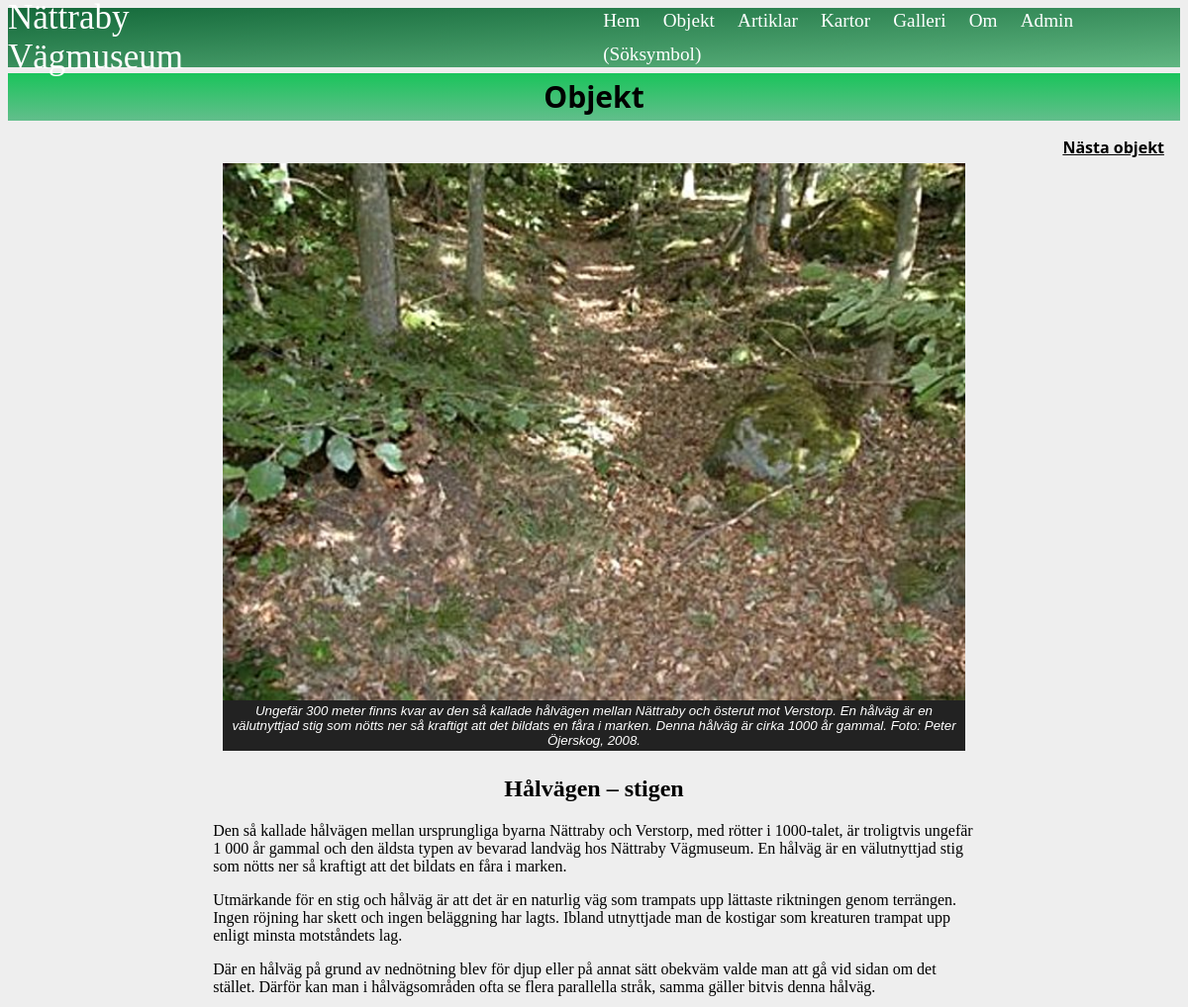
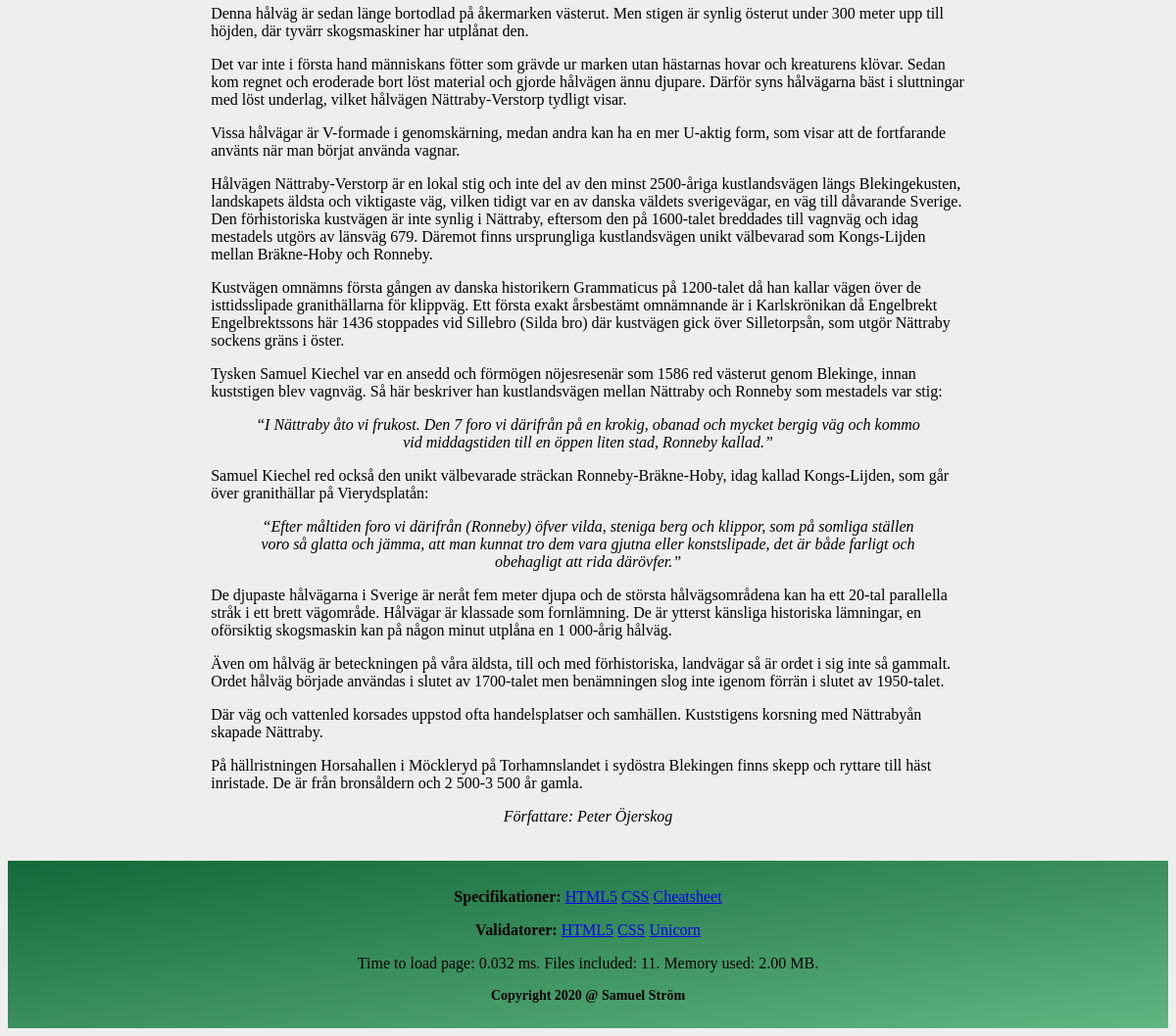
Before: /object.php?page=object-info&name=halvagen with the older database file (2 pictures, top to bottom).
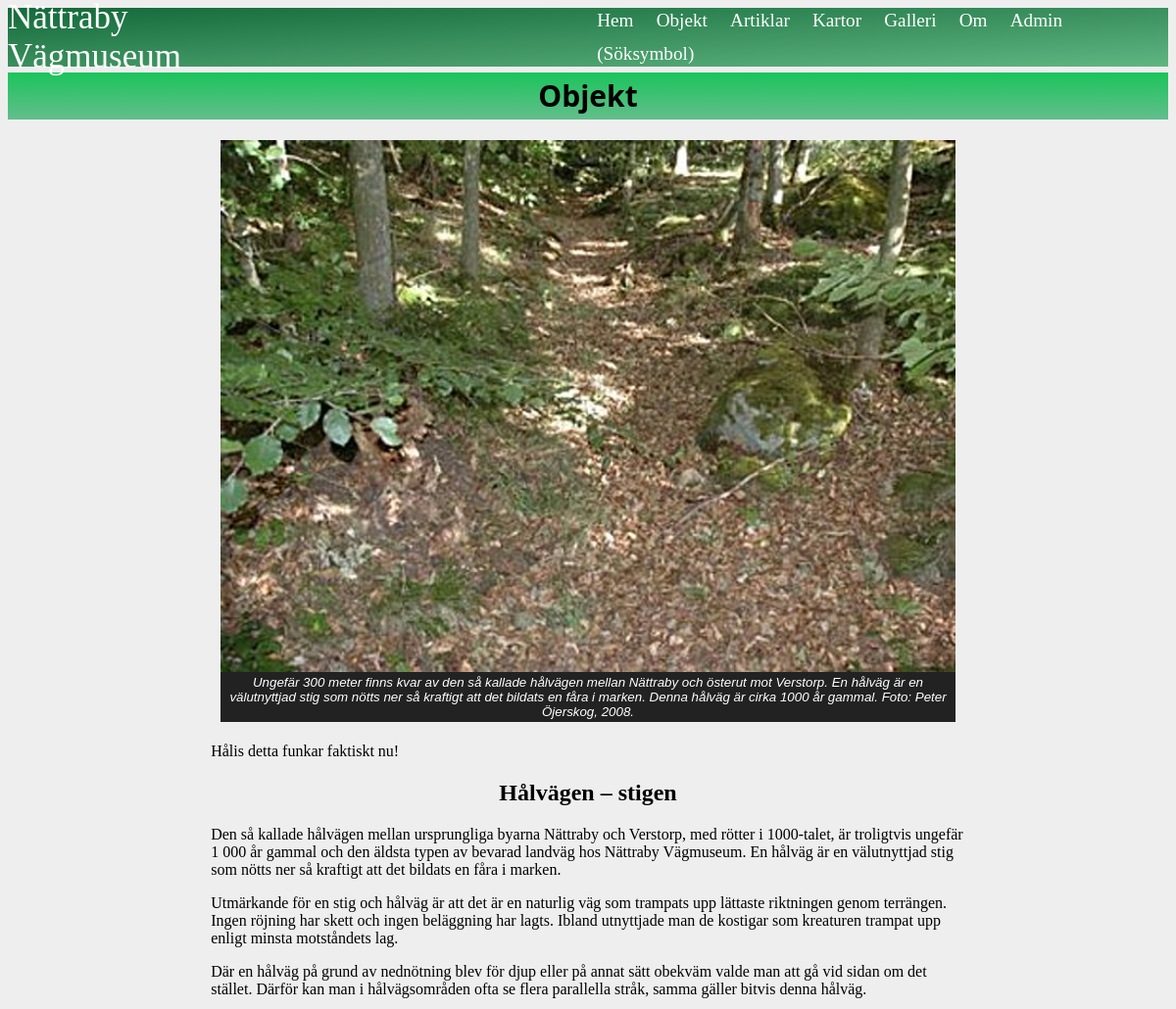
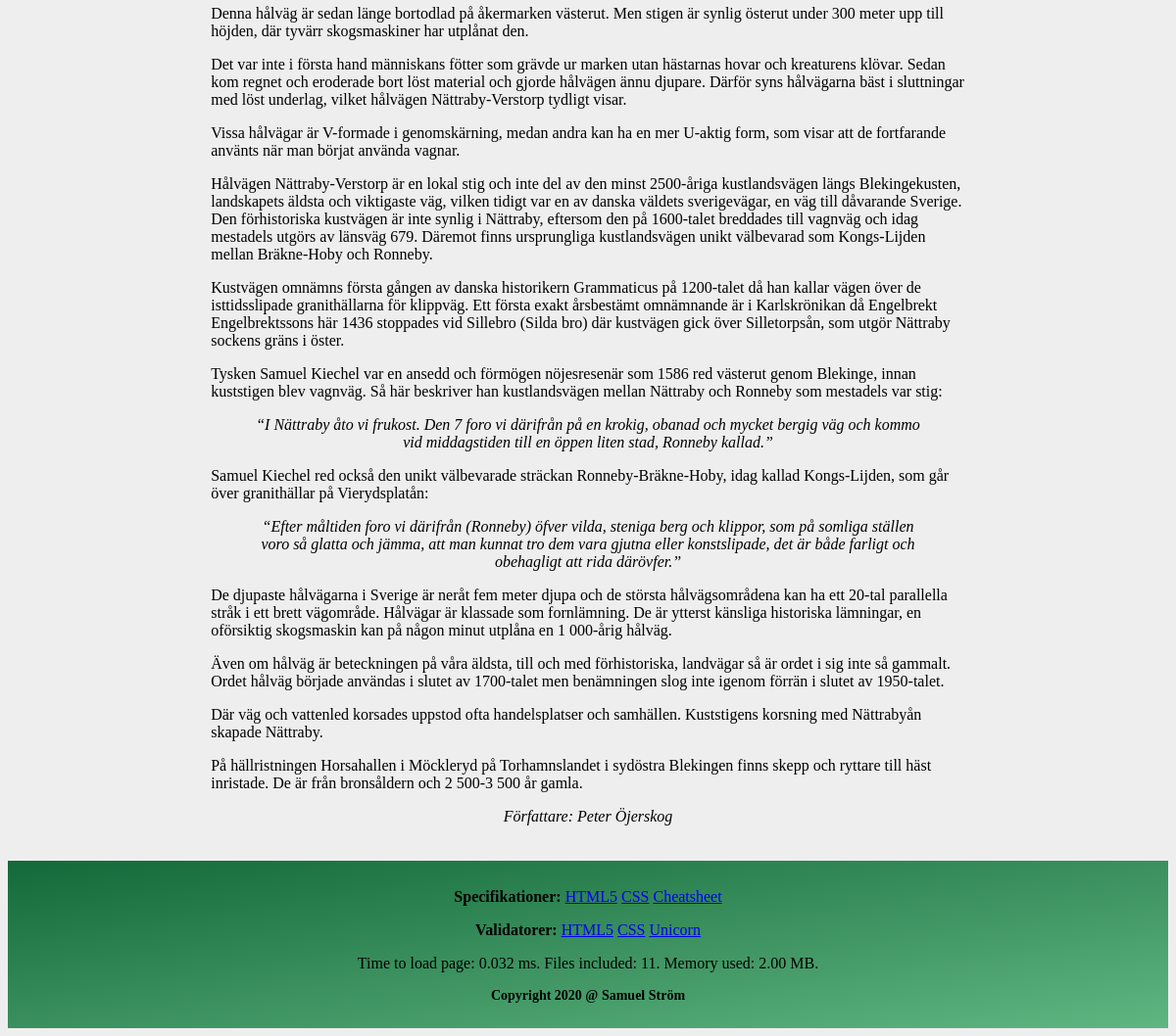
After: the same page with the newer database file (2 pictures, top to bottom).
### tables this page shows
CREATE TABLE object(
  id INT,
  name TEXT,
  title TEXT,
  data TEXT,
  author TEXT,
  gps TEXT,
  mapImage TEXT,
  image1 TEXT,
  image1Alt TEXT,
  image1Text,
  TEXT,
  image2 TEXT,
  image2Alt TEXT,
  image2Text TEXT
);

### object.php (called while the page is built, shortened)
<?php
require __DIR__ . "/src/functions.php";
$pageReference = $_GET["page"] ?? "index";
$base = basename(__FILE__, ".php");
$pages = [
    "index" => [
        "title" => null,
        "file" => __DIR__ . "/$base/index.php",
    ],
    "object-info" => [
        "title" => null,
        "file" => __DIR__ . "/$base/object-info.php",
    ],
];
$page = $pages[$pageReference] ?? null;
$title = " Objekt";
require __DIR__ . "/incl/header.php";
require __DIR__ . "/incl/multipage.php";
require __DIR__ . "/incl/footer.php";

### src/functions.php (called while the page is built, shortened)
        <?php
function nameNextPage($db, $table, $id) {
    ++$id;
    $sql = "SELECT name FROM $table WHERE id = :id";
    $stmt = $db->prepare($sql);
    $stmt->execute([":id" => $id]);
    return $stmt->fetch(PDO::FETCH_COLUMN);
}
    ?>

### object/object-info.php (the view, shortened to what this page needs)
<?php
$id = null;
$title = null;
$data = null;
$author = null;
$gps = null;
$mapImage = null;
$image1 = null;
$image1Alt = null;
$image1Text = null;
$text = null;
$image2 = null;
$image2Alt = null;
$image2Text = null;
$name = isset($_GET['name'])
    ? $_GET['name'] : null;
if (isset($name)) {
    $sql = "SELECT * FROM object WHERE name = :name";
    $stmt = $db->prepare($sql);
    $stmt->execute([":name" => $name]);
    $res = $stmt->fetchAll(PDO::FETCH_BOTH);
    list($id, $name, $title, $data, $author, $gps, $mapImage, $image1, $image1Alt, $image1Text, $text, $image2, $image2Alt, $image2Text) = $res[0];
}
$nameNextPage = nameNextPage($db, "object", $id);
?>
        <?php if ($nameNextPage) {
            ?><a href="?page=object-info&name=<?= $nameNextPage ?>" class="next-btn">Nästa objekt</a><?php
                }
                ?>
    <figure class="object-img">
        <img src="img/500/<?= htmlentities($image1) ?>"  alt="<?htmlentities($image1Alt)?>">
        <figcaption><?= htmlentities($image1Text) ?></figcaption>
    </figure>
    <div class="text-container">
        <p><?= html_entity_decode($data) ?></p>
        <p class="author">Författare: <?= htmlentities($author) ?></p>
</article>

### incl/header.php (shortened to what this page needs)
<!doctype html>
<html lang="sv">
<head>
    <link rel="stylesheet" href="css/style.css">
</head>
<body>
    <header class="site-header">
        <a href="index.php" class="site-title">Nättraby Vägmuseum</a>
        <?php $uriFile = basename($_SERVER["REQUEST_URI"]); ?>
        <nav class="navbar">
            <a class="<?= $uriFile == "index.php" ? "selected" : null ?>" href="index.php">Hem</a>
            <a class="<?= $uriFile == "object.php" ? "selected" : null ?>" href="object.php">Objekt</a>
            <a class="<?= $uriFile == "article.php" ? "selected" : null ?>" href="article.php">Artiklar</a>
            <a class="<?= $uriFile == "maps.php" ? "selected" : null ?>" href="maps.php">Kartor</a>
            <a class="<?= $uriFile == "gallery.php" ? "selected" : null ?>" href="gallery.php">Galleri</a>
            <a class="<?= $uriFile == "about.php" ? "selected" : null ?>" href="about.php">Om</a>
            <a class="<?= $uriFile == "admin.php" ? "selected" : null ?>" href="admin.php">Admin</a>
            <a class="<?= $uriFile == "admin.php" ? "selected" : null ?>" href="admin.php">(Söksymbol)</a>
        </nav>
    </header>
    <article class="object-article">
    <header class="object-header">
        <h3 class="header-title"><?= htmlentities($title) ?></h3>
        </header>

### incl/multipage.php (shortened to what this page needs)
<div class="wrap-main">
    <main>
        <article>
            <?php if ($page) : ?>
                <?php require $page["file"] ?>
            <?php else : ?>
                <p>You have selected a page reference '<?= htmlentities($pageReference) ?>' that does not map to an actual page.</p>
            <?php endif; ?>
        </article>

### incl/footer.php (shortened to what this page needs)
<footer class="site-footer">
    <div class="footern">
        <p id="specifikationer">
            <b>Specifikationer:</b>
            <a href="https://html.spec.whatwg.org/multipage">HTML5</a>
            <a href="https://www.w3.org/TR/CSS">CSS</a>
            <a href="https://www.w3.org/2009/cheatsheet">Cheatsheet</a>
        </p>
            <b>Validatorer:</b>
            <a href="http://validator.w3.org/check/referer">HTML5</a>
            <a href="http://jigsaw.w3.org/css-validator/check/referer">CSS</a>
            <a href="http://validator.w3.org/unicorn/check?ucn_uri=referer&amp;ucn_task=conformance">Unicorn</a>
        <?php
        $numFiles   = count(get_included_files());
        $memoryUsed = memory_get_peak_usage(true);
        $memoryUsed = number_format($memoryUsed / 1048576, 2) . ' MB';
        $loadTime   = microtime(true) - $_SERVER['REQUEST_TIME_FLOAT'];
        $loadTime *= 1000;
        $loadTime = round($loadTime, 3);
        ?>
        <p>Time to load page: <?= $loadTime ?> ms. Files included: <?= $numFiles ?>. Memory used: <?= $memoryUsed ?>.</p>
        <p id="copyright">
            Copyright 2020 @ Samuel Ström </p>
    </div>
</footer>
</body>
</html>

### css/style.css (style rules this page uses)
body { background: #eee; }
figure { clear: both; }
article { margin: 0.5% 0%; }
.site-header { background: linear-gradient(to bottom right, #14693a, rgb(96, 182, 129)); height: 7.5vh; display: flex; align-items: center; justify-content: space-around; }
.site-title { font-family: Georgia, 'Times New Roman', Times, serif; font-size: 35px; margin-right: 25%; color: white; text-decoration: none; }
.navbar a { display: inline-block; padding: 0.3em 0.5em; text-decoration: none; color: white; font-size: 1.2em; }
.object-header { background: linear-gradient(to top, #63be8c, rgb(26, 196, 91)); height: 6vh; margin-bottom: 1%; }
.header-title { font-size: 30px; font-weight: bold; text-align: center; margin: auto; line-height: 6vh; font-family: 'Segoe UI', Tahoma, Geneva, Verdana, sans-serif; }
.object-img { display: flex; flex-flow: column; padding: 5px; width: 750px; margin: 1% auto; }
.object-img figcaption { background-color: #222; color: #fff; font: italic smaller sans-serif; padding: 3px; text-align: center; }
.text-container { width: 65%; margin: auto; text-align: left; }
.text-container h2 { text-align: center; }
blockquote { font-style: italic; text-align: center; }
.author { font: italic medium Georgia; text-align: center; }
.footern { margin-top: 3%; padding: 1%; background: linear-gradient(to bottom right, #14693a, rgb(96, 182, 129)); text-align: center; }
#copyright { font-size: 14px; font-weight: bold; }
.next-btn { font-family: 'Segoe UI', Tahoma, Geneva, Verdana, sans-serif; color: black; float: right; font-weight: bold; margin-right: 2vh; }

Changed rows visible on the page:
changed object "Ungefär 300 meter finns kvar av den så kallade hålvägen mellan Nättraby och österut mot Verstorp. En hålväg är en välutnyttjad stig som nötts ner så kraftigt att det bildats en fåra i marken. Denna hålväg är cirka 1000 år gammal. Foto: Peter Öjerskog, 2008.": data "Hålvägen – stigen Den så kallade hålvägen mellan ursprungliga byarna Nättraby och Verstorp, med rötter i 1000-talet, är troligtvis ungefär 1 000 år gammal och den äldsta typen av bevarad landväg hos Nättraby Vägmuseum. En hålväg är en välutnyttjad stig som nötts ner så kraftigt att det bildats en fåra i marken. Utmärkande för en stig och hålväg är att det är en naturlig väg som trampats upp lättaste riktningen genom terrängen. Ingen röjning har skett och ingen beläggning har lagts. Ibland utnyttjade man de kostigar som kreaturen trampat upp enligt minsta motståndets lag. Där en hålväg på grund av nednötning blev för djup eller på annat sätt obekväm valde man att gå vid sidan om det stället.…" → "Hålis detta funkar faktiskt nu! Hålvägen – stigen Den så kallade hålvägen mellan ursprungliga byarna Nättraby och Verstorp, med rötter i 1000-talet, är troligtvis ungefär 1 000 år gammal och den äldsta typen av bevarad landväg hos Nättraby Vägmuseum. En hålväg är en välutnyttjad stig som nötts ner så kraftigt att det bildats en fåra i marken. Utmärkande för en stig och hålväg är att det är en naturlig väg som trampats upp lättaste riktningen genom terrängen. Ingen röjning har skett och ingen beläggning har lagts. Ibland utnyttjade man de kostigar som kreaturen trampat upp enligt minsta motståndets lag. Där en hålväg på grund av nednötning blev för djup eller på annat sätt obekväm valde man…"
Other visible differences:
text no longer shown: "Nästa objekt"
